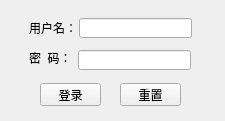
<?xml version="1.0" encoding="UTF-8"?>
<ui version="4.0">
 <class>MainWindow</class>
 <widget class="QMainWindow" name="MainWindow">
  <property name="geometry">
   <rect>
    <x>0</x>
    <y>0</y>
    <width>225</width>
    <height>121</height>
   </rect>
  </property>
  <property name="windowTitle">
   <string>系统登录</string>
  </property>
  <widget class="QWidget" name="centralwidget">
   <widget class="QPushButton" name="pushButton">
    <property name="geometry">
     <rect>
      <x>40</x>
      <y>83</y>
      <width>61</width>
      <height>23</height>
     </rect>
    </property>
    <property name="text">
     <string>登录</string>
    </property>
   </widget>
   <widget class="QLabel" name="label">
    <property name="geometry">
     <rect>
      <x>29</x>
      <y>22</y>
      <width>54</width>
      <height>12</height>
     </rect>
    </property>
    <property name="text">
     <string>用户名：</string>
    </property>
   </widget>
   <widget class="QLabel" name="label_2">
    <property name="geometry">
     <rect>
      <x>29</x>
      <y>52</y>
      <width>54</width>
      <height>12</height>
     </rect>
    </property>
    <property name="text">
     <string>密  码：</string>
    </property>
   </widget>
   <widget class="QLineEdit" name="lineEdit">
    <property name="geometry">
     <rect>
      <x>79</x>
      <y>18</y>
      <width>113</width>
      <height>20</height>
     </rect>
    </property>
   </widget>
   <widget class="QLineEdit" name="lineEdit_2">
    <property name="geometry">
     <rect>
      <x>78</x>
      <y>50</y>
      <width>113</width>
      <height>20</height>
     </rect>
    </property>
   </widget>
   <widget class="QPushButton" name="pushButton_2">
    <property name="geometry">
     <rect>
      <x>120</x>
      <y>83</y>
      <width>61</width>
      <height>23</height>
     </rect>
    </property>
    <property name="text">
     <string>重置</string>
    </property>
   </widget>
  </widget>
 </widget>
 <resources/>
 <connections/>
</ui>
